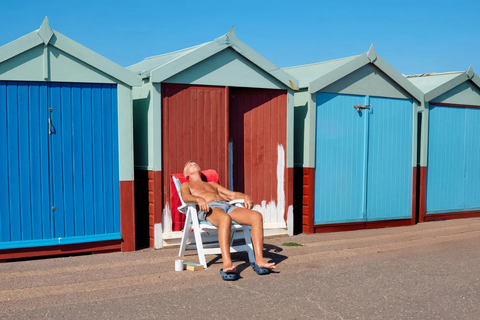
#> input picture src/content/steganography/beispiele/strandhaeuser.png, 480 x 320 px, found by its file name
$ python decode-selbes-bild.py
#> lines starting #> are read from the running program, lines starting #| are printed output that depends on the picture
import sys
import time

import numpy as np
from PIL import Image

R = 8           # so breit und hoch ist ein Block, der ersetzt wird


def load(path):
#> called with path = 'strandhaeuser.png'
    return np.asarray(Image.open(path).convert('L'), dtype=float)
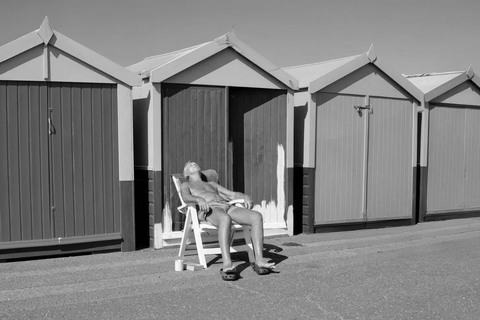
#> returned value: shape (320, 480) float64; min 0, max 255, mean 128.3


def save(image, path):
    Image.fromarray(np.clip(image, 0, 255).round().astype(np.uint8)).save(path)


def shrink(block):
    h, w = block.shape
    return block.reshape(h // 2, 2, w // 2, 2).mean(axis=(1, 3))


def turned(block, k):
    if k >= 4:
        block = np.fliplr(block)
    return np.rot90(block, k % 4)


def fit(domain, target):
    d = domain - domain.mean()
    t = target - target.mean()
    s = (d * t).sum() / max((d * d).sum(), 1e-9)
    s = min(max(s, -1.0), 1.0)
    o = target.mean() - s * domain.mean()
    error = ((s * domain + o - target) ** 2).sum()
    return s, o, error


def domains(image):
    blocks, places = [], []
    h, w = image.shape
#> h = 320; w = 480
    for y in range(0, h - 2 * R + 1, R):
        for x in range(0, w - 2 * R + 1, R):
            small = shrink(image[y:y + 2 * R, x:x + 2 * R])
            for k in range(8):
                blocks.append(turned(small, k).ravel())
                places.append((x, y, k))
    return np.array(blocks), places


def encode(image):
    blocks, places = domains(image)
    means = blocks.mean(axis=1)
    centred = blocks - means[:, None]
    spread = (centred * centred).sum(axis=1)
    code = []
    h, w = image.shape
    for y in range(0, h, R):
        for x in range(0, w, R):
            target = image[y:y + R, x:x + R].ravel()
            t = target - target.mean()
            dots = centred @ t
            s = np.clip(dots / np.maximum(spread, 1e-9), -1, 1)
            error = t @ t - 2 * s * dots + s * s * spread
            best = int(error.argmin())
            dx, dy, k = places[best]
            o = target.mean() - s[best] * means[best]
            code.append((x, y, dx, dy, k, s[best], o))
    return np.array(code)


def decode_step(image, code):
    for x, y, dx, dy, k, s, o in code:
        x, y, dx, dy, k = int(x), int(y), int(dx), int(dy), int(k)
        small = shrink(image[dy:dy + 2 * R, dx:dx + 2 * R])
        image[y:y + R, x:x + R] = s * turned(small, k) + o
    return image


def main():
    task = sys.argv[1] if len(sys.argv) > 1 else 'encode'
    if task == 'encode':
        photo = load(sys.argv[2] if len(sys.argv) > 2 else 'strandhaeuser.png')
        begin = time.time()
        code = encode(photo)
        np.save('code.npy', code)
        print(f'{len(code)} Blöcke in {time.time() - begin:.1f} s')
    elif task == 'decode':
        code = np.load('code.npy')
        h = int(code[:, 1].max()) + R
        w = int(code[:, 0].max()) + R
        image = np.full((h, w), 128.0)
        save(image, 'schritt-0.png')
        for step in range(1, 9):
            image = decode_step(image, code)
            save(image, f'schritt-{step}.png')


if __name__ == '__main__':
    main()

$ run again, with src/content/steganography/beispiele/fundstueck-2.png copied over src/content/steganography/beispiele/strandhaeuser.png
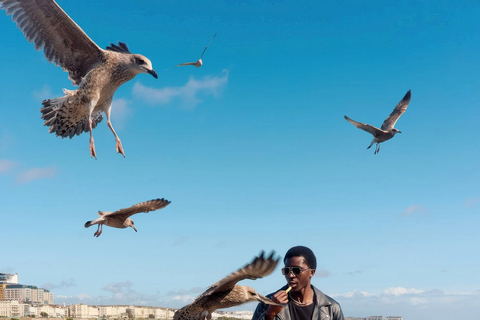
#> input picture src/content/steganography/beispiele/fundstueck-2.png, 480 x 320 px, found by its file name
#> in load, `return np.asarray(Image.open(path).convert('L'), dtype=float)`:
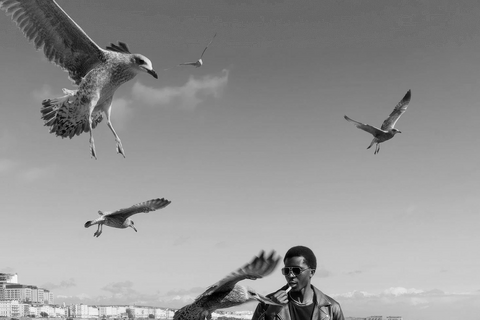
#> returned value: shape (320, 480) float64; min 0, max 252, mean 148.5

$ run again, with src/content/steganography/beispiele/fundstueck.png copied over src/content/steganography/beispiele/strandhaeuser.png
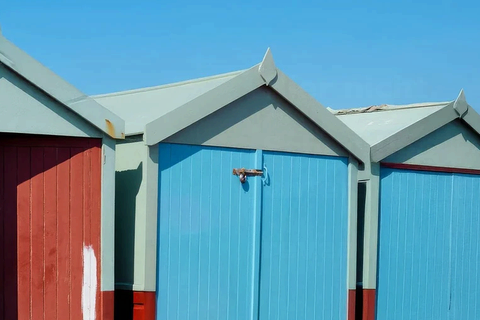
#> input picture src/content/steganography/beispiele/fundstueck.png, 480 x 320 px, found by its file name
#> in load, `return np.asarray(Image.open(path).convert('L'), dtype=float)`:
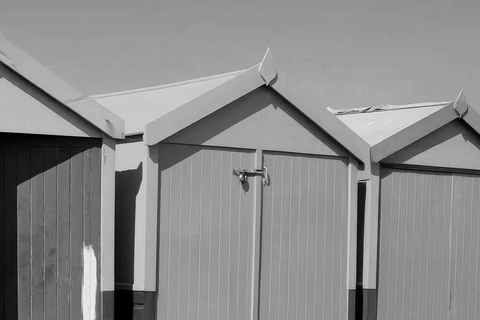
#> returned value: shape (320, 480) float64; min 0, max 242, mean 138.5
